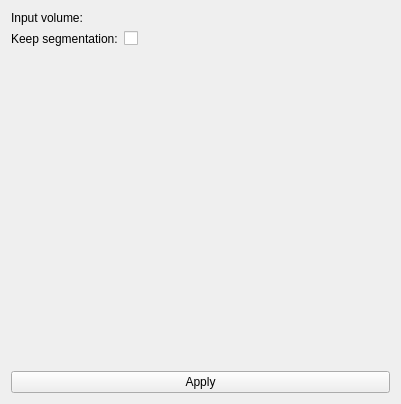
<?xml version="1.0" encoding="UTF-8"?>
<ui version="4.0">
 <class>BodyIsolation</class>
 <widget class="qMRMLWidget" name="BodyIsolation">
  <property name="geometry">
   <rect>
    <x>0</x>
    <y>0</y>
    <width>401</width>
    <height>404</height>
   </rect>
  </property>
  <layout class="QVBoxLayout" name="verticalLayout">
   <item>
    <layout class="QFormLayout" name="formLayout">
     <item row="0" column="0">
      <widget class="QLabel" name="inputSelectorLabel">
       <property name="text">
        <string>Input volume:</string>
       </property>
      </widget>
     </item>
     <item row="0" column="1">
      <widget class="qMRMLNodeComboBox" name="inputSelector">
       <property name="toolTip">
        <string>Pick the input to the algorithm.</string>
       </property>
       <property name="nodeTypes">
        <stringlist notr="true">
         <string>vtkMRMLScalarVolumeNode</string>
        </stringlist>
       </property>
       <property name="showChildNodeTypes">
        <bool>false</bool>
       </property>
       <property name="noneEnabled">
        <bool>true</bool>
       </property>
       <property name="addEnabled">
        <bool>false</bool>
       </property>
       <property name="removeEnabled">
        <bool>true</bool>
       </property>
       <property name="editEnabled">
        <bool>true</bool>
       </property>
       <property name="renameEnabled">
        <bool>true</bool>
       </property>
       <property name="SlicerParameterName" stdset="0">
        <string>inputVolume</string>
       </property>
      </widget>
     </item>
     <item row="1" column="1">
      <widget class="QCheckBox" name="keepSegmentationCheckBox">
       <property name="toolTip">
        <string>Keep the segmentation used for processing.

</string>
       </property>
       <property name="text">
        <string/>
       </property>
       <property name="checked">
        <bool>false</bool>
       </property>
       <property name="SlicerParameterName" stdset="0">
        <string>keepSegmentation</string>
       </property>
      </widget>
     </item>
     <item row="1" column="0">
      <widget class="QLabel" name="keepSegmentationLabel">
       <property name="text">
        <string>Keep segmentation:</string>
       </property>
      </widget>
     </item>
    </layout>
   </item>
   <item>
    <spacer name="verticalSpacer">
     <property name="orientation">
      <enum>Qt::Vertical</enum>
     </property>
     <property name="sizeHint" stdset="0">
      <size>
       <width>20</width>
       <height>40</height>
      </size>
     </property>
    </spacer>
   </item>
   <item>
    <widget class="QPushButton" name="applyButton">
     <property name="enabled">
      <bool>true</bool>
     </property>
     <property name="toolTip">
      <string>Run the algorithm.

If successful, the input volume node will be replaced.</string>
     </property>
     <property name="text">
      <string>Apply</string>
     </property>
    </widget>
   </item>
  </layout>
 </widget>
 <customwidgets>
  <customwidget>
   <class>qMRMLNodeComboBox</class>
   <extends>QWidget</extends>
   <header>qMRMLNodeComboBox.h</header>
  </customwidget>
  <customwidget>
   <class>qMRMLWidget</class>
   <extends>QWidget</extends>
   <header>qMRMLWidget.h</header>
   <container>1</container>
  </customwidget>
 </customwidgets>
 <resources/>
 <connections>
  <connection>
   <sender>BodyIsolation</sender>
   <signal>mrmlSceneChanged(vtkMRMLScene*)</signal>
   <receiver>inputSelector</receiver>
   <slot>setMRMLScene(vtkMRMLScene*)</slot>
   <hints>
    <hint type="sourcelabel">
     <x>122</x>
     <y>132</y>
    </hint>
    <hint type="destinationlabel">
     <x>248</x>
     <y>61</y>
    </hint>
   </hints>
  </connection>
 </connections>
</ui>
